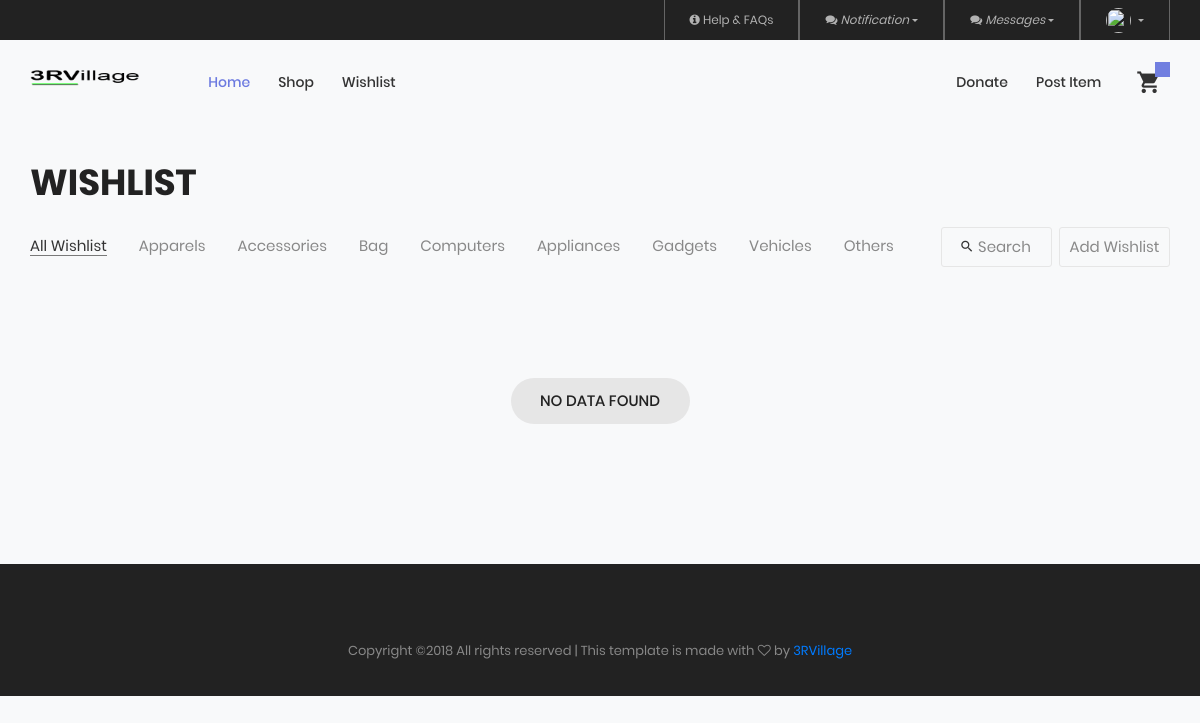
The page /wishlist.php?display=all_wishlist on the database as committed earlier.
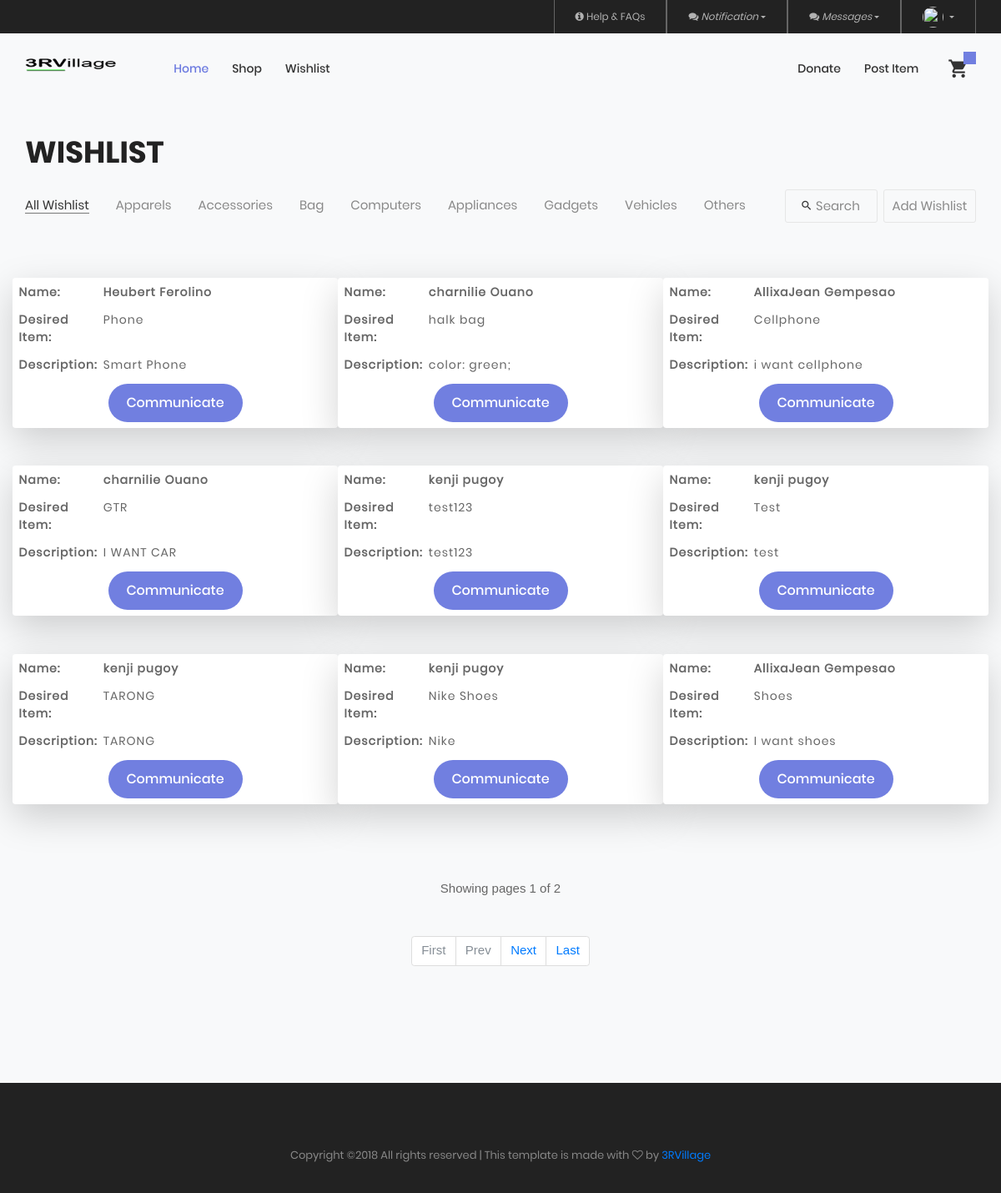
The same page on the database as committed later.
### tables this page shows
CREATE TABLE `wishlist` (
  `WishListID` int(11) NOT NULL,
  `WLName` varchar(50) NOT NULL,
  `WLWant` varchar(100) NOT NULL,
  `WLMessage` varchar(255) NOT NULL,
  `WLCategory` varchar(50) NOT NULL,
  `accountid` int(11) NOT NULL,
  `WLStatus` int(11) NOT NULL DEFAULT '1',
  `_date` timestamp NOT NULL DEFAULT CURRENT_TIMESTAMP
);

### public/wishlist.php (the view, shortened to what the changed rows need)
<?php
$linkClass = null;
  if(isset($_GET['display'])){
     $getData = htmlentities($_GET['display']);
      switch ($getData) {
      case 'all_wishlist':
        $category = null;
        $linkClass = '*';
        break;
      }
  }
  ?>
  <?php
  if(!isset($_GET['page']) || $_GET['page'] <=0 || !is_numeric($_GET['page'])){
        $page = 1;
      }else{
        $page = $_GET['page'];
      }
    function paginationAll($table,$field,$field1Ans,$page,$offset,$limit,$order,$sort,$add){
        include('connection.php');
      $arrayData = [];
      $sql = mysqli_query($conn,"SELECT COUNT(*) FROM $table WHERE $field = '$field1Ans'");
      $totalPage = mysqli_fetch_array($sql)[0];
      $totalPages = ceil($totalPage/$limit);
      $offset = ($page-1) * $limit;
      $first = ($page <= 1)?"disabled":"";
      $prevLI = ($page <= 1)?"disabled":"";
      $prevLink = ($prevLI == "disabled")?"#":"?page=".($page-1)."".$add;
      $nextLI = ($page >= $totalPages)?"disabled":"";
      $nextLink = ($nextLI == "disabled")?"#":"?page=".($page+1)."".$add;
      $lastLI = ($page >= $totalPages)?"disabled":"";
      $lastLink = ($lastLI == "disabled")?"#":"?page=".$totalPages."".$add;
      $pagination = '
        <nav>
          <ul class="pagination">
            <li class="page-item '.$first.'"><a class="page-link" href="?page=1'.$add.'">First</a></li>
            <li class="page-item '.$prevLI.'"><a class="page-link" href="'.$prevLink.'">Prev</a></li>
            <li class="page-item '.$nextLI.'"><a class="page-link" href="'.$nextLink.'">Next</a></li>
            <li class="page-item '.$lastLI.'"><a class="page-link" href="'.$lastLink.'">Last</a></li>
          </ul>
        </nav>
        ';
      if(is_numeric($page)){
         $sql = mysqli_query($conn,"SELECT * FROM $table WHERE $field = '$field1Ans' ORDER BY $order $sort LIMIT $offset,$limit");
         while ($row = mysqli_fetch_assoc($sql)){
          $arrayData[] = $row;
         }
      }
      return json_encode(array("pagination"=>$pagination,"data"=>$arrayData,"showing"=>$page,"all"=>$totalPages));
    }
    if($_GET['display'] != "all_wishlist"){
      $dataAll = json_decode(pagination("wishlist","WLStatus",1,"WLCategory",$category,$page,1,9,"WishListID","DESC","&display=".$_GET['display']),true);
    }else{
       $dataAll = json_decode(paginationAll("wishlist","WLStatus",1,$page,1,9,"WishListID","DESC","&display=".$_GET['display']),true);
    }
  ?>
<!DOCTYPE html>
<html lang="en">
<head>
  <?php include('link.php');?>
  </head>
<body class="bg-light">
   <section class="bg0 p-t-23 p-b-140 m-t-100 bg-light">
    <div class="container">
      <div class="p-b-10">
      </div>
      <div class="flex-w flex-sb-m p-b-52">
      </div>
      <?php
        $builder = $dom = null;
        foreach ($dataAll['data'] as $value) {
           $builder =
          '
    <div class="row">
    <div class="shadow-lg col-sm-4 p-2 bg-white rounded mb-5 isotope-item '.$linkClass.'">
        <div class="row stext-105 cl3 p-b-5">
        <div class="col-sm-3">
          <strong><label>Name:</label></strong>
        </div>
        <div class="col-sm-8 ">
          <label><strong>'.$value['WLName'].'</strong></label>
        </div>
      </div>
      <div class="row stext-105 cl3 p-b-5">
        <div class="col-sm-3">
          <strong><label>Desired Item:</label></strong>
        </div>
        <div class="col-sm-8">
          <label>'.$value['WLWant'].'</label>
        </div>
      </div>
      <div class="row stext-105 cl3 p-b-5">
        <div class="col-sm-3">
         <strong><label>Description:</label></strong>
        </div>
        <div class="col-sm-8">
          <label>'.$value['WLMessage'].'</label>
        </div>
      </div>
      <div class="row justify-content-center">
        <div>
          <a href="message.php?id='.$value['accountid'].'"><button class="flex-c-m mtext-104 cl0 size-101 bg1 bor1 hov-btn1 p-lr-15 trans-04">
           <p>Communicate</p>
           </button></a>
        </div>
      </div>
     </div>
    </div>
    ';
          $dom = $dom."".$builder;
        }
      ?>
      <div class="row isotope-grid" id="wishlistRes">
        <?php echo $dom; ?>
      </div>
    </div>
    <div class="flex-c-m flex-w w-full p-t-45">
        <?php
                if($dataAll['all'] == 0){
                  echo '<div class="flex-c-m stext-101 cl5 size-103 bg2 bor1 ">No Data Found</div>';
                }
                else{
                echo "Showing pages ".$dataAll['showing']." of ".$dataAll['all'];
                ?>
                <div class="flex-c-m flex-w w-full p-t-45">
                  <?php
                      echo $dataAll['pagination'];
                }
             ?>
      </div>
  </section>
 </body>
</html>

Rows that differ between the two databases and show on the page:
added wishlist: WLName "Heubert Ferolino", WLWant "Phone", WLMessage "Smart Phone"
added wishlist: WLName "charnilie Ouano", WLWant "halk bag", WLMessage "color: green;"
added wishlist: WLName "AllixaJean Gempesao", WLWant "Cellphone", WLMessage "i want cellphone"
added wishlist: WLName "charnilie Ouano", WLWant "GTR", WLMessage "I WANT CAR"
added wishlist: WLName "kenji pugoy", WLWant "test123", WLMessage "test123"
added wishlist: WLName "kenji pugoy", WLWant "Test", WLMessage "test"
added wishlist: WLName "kenji pugoy", WLWant "TARONG", WLMessage "TARONG"
added wishlist: WLName "kenji pugoy", WLWant "Nike Shoes", WLMessage "Nike"
added wishlist: WLName "AllixaJean Gempesao", WLWant "Shoes", WLMessage "I want shoes"
Other text that changed with them:
$dataAll['showing']: (not shown) → "1"
$dataAll['all']: (not shown) → "2"
text no longer shown: "NO DATA FOUND"
text now shown: "Name: Name: Name: Name: Name: Name: Name: Name: Name: Desired Item: Desired Item: Desired Item: Desired Item: Desired Item: Desired Item: Desired Item: Desired Item: Desired Item: Description: Description: Description: Description: Description: Description: Description: Description: Description: Communicate Communicate Communicate Communicate Communicate Communicate Communicate Communicate Communicate Showing pages of First Prev Next Last"
